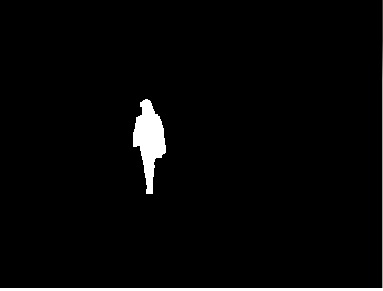
//> input picture evaluation/skeltonization/BaiSkeletonPruningDCE/test.jpg, 383 x 291 px
$ ./main ../skeltonization/BaiSkeletonPruningDCE/test.jpg   (built with g++ and OpenCV 4)
//> lines starting //> are read from the running program, lines starting //| are printed output that depends on the picture
### evaluation/detect_haar/Timer.h
// [29 lines of licence text are left out]

#if !defined(_TIMER_H_)
#define _TIMER_H_

//#include <ctime>						// clock
#include "time.h"
#include <sys/time.h>
#include "math.h"

//#ifndef CLOCKS_PER_SEC                          /* define clocks-per-second if needed */
//#define CLOCKS_PER_SEC 1000000
//#endif

class CTimer
{
public:
	/* set the starting time */
	void Start() {
	    gettimeofday(&startTime, NULL);
        startLocalTime = time(0);
    };

	/* stop the time */
	void Stop(bool local_time=false) {
	    	gettimeofday(&stopTime, NULL);
        stopLocalTime = time(0);

        if ( local_time )
            elapsedTime = difftime(stopLocalTime, startLocalTime);
        else
            elapsedTime = ((double)stopTime.tv_sec - (double)startTime.tv_sec +
				((double)stopTime.tv_usec - (double)startTime.tv_usec) / 1000000);

	};

	/* get the elapsed hours */
	double GetElapsedHours() { return elapsedTime/3600.0;  }

	/* get the elapsed minutes */
	double GetElapsedMinutes() { return elapsedTime/60.0;  }

	/* get the elapsed seconds */
	double GetElapsedSeconds() { return elapsedTime; }

	/* print the elapsed time */
	void PrintElapsedTimeMsg(char* msg,
			bool used_hours = true,
			bool used_minutes = true,
			bool used_seconds = true) {
		if ( !msg )  return;

		if ( used_hours && used_minutes && used_seconds ) {
			int n_hours = (int)GetElapsedHours();
			if ( n_hours > 0 ) {
				int n_minutes = (int)fmod(GetElapsedMinutes(),60.0);
				if ( n_minutes > 0 )
					sprintf(msg, "%d hours %d minutes %2.6f seconds",
						n_hours, n_minutes, fmod(GetElapsedSeconds(),60.0) );
				else
					sprintf(msg, "%d hours %2.6f seconds",
						n_hours, fmod(GetElapsedSeconds(),60.0) );
			}
			else {
				int n_minutes = (int)fmod(GetElapsedMinutes(),60.0);
				if ( n_minutes > 0 )
					sprintf(msg, "%d minutes %2.6f seconds",
						n_minutes, fmod(GetElapsedSeconds(),60.0) );
				else
					sprintf(msg, "%2.6f seconds", GetElapsedSeconds() );
			}
		}
		else if ( used_hours && used_minutes ) {
			int n_hours = (int)GetElapsedHours();
			if ( n_hours > 0 )
				sprintf(msg, "%d hours %2.6f minutes",
					n_hours, fmod(GetElapsedMinutes(),60.0) );
			else
				sprintf(msg, "%2.6f minutes", GetElapsedMinutes() );
		}
		else if ( used_hours && used_seconds ) {
			int n_hours = (int)GetElapsedHours();
			if ( n_hours > 0 )
				sprintf(msg, "%d hours %2.6f minutes",
					n_hours, fmod(GetElapsedSeconds(),3600.0) );
			else
				sprintf(msg, "%0.6f seconds", GetElapsedSeconds() );
		}
		else if ( used_minutes && used_seconds ) {
			int n_minutes = (int)GetElapsedMinutes();
			if ( n_minutes > 0 )
				sprintf(msg, "%d minutes %0.6f seconds",
					n_minutes, fmod(GetElapsedSeconds(),60.0) );
			else
				sprintf(msg, "%0.6f seconds", GetElapsedSeconds() );
		}
		else if ( used_hours )
			sprintf(msg, "%.6f hours", GetElapsedHours() );
		else if ( used_minutes )
			sprintf(msg, "%.6f minutes", GetElapsedMinutes() );
		else if ( used_seconds )
			sprintf(msg, "%.6f seconds", GetElapsedSeconds() );
	};


    /* print now local global time using strftime
       format_args example: "Now is %Y-%m-%d %H:%M:%S" */
    // [9 lines left out: function PrintLocalTime, not called in this run]

	CTimer() { elapsedTime = 0; };
	virtual ~CTimer() {};

private:
    time_t startLocalTime;
    time_t stopLocalTime;

	/* starting time */
    	struct timeval startTime;
	struct timeval stopTime;
	double elapsedTime;
};

#endif // !defined(_TIMER_H_)

### evaluation/detect_haar/main.cpp
#include <opencv2/objdetect/objdetect.hpp>
#include <opencv2/highgui/highgui.hpp>
#include <opencv2/imgproc/imgproc.hpp>

#include <iostream>
#include <stdio.h>
#include "Timer.h"

using namespace std;
using namespace cv;

void help()
{
    cout << "\nThis program demonstrates the haar cascade recognizer\n"
    		"this classifier can recognize many ~rigid objects, it's most known use is for faces.\n"
    	"Usage:\n"
    	"./facedetect [--cascade=<cascade_path> this is the primary trained classifier such as frontal face]\n"
        "   [--nested-cascade[=nested_cascade_path this an optional secondary classifier such as eyes]]\n"
        "   [--scale=<image scale greater or equal to 1, try 1.3 for example>\n"
        "   [filename|camera_index]\n\n"
    		"see facedetect.cmd for one call:\n"
    		"./facedetect --cascade=\"../../data/haarcascades/haarcascade_frontalface_alt.xml\" --nested-cascade=\"../../data/haarcascades/haarcascade_eye.xml\" --scale=1.3 \n"
    	"Hit any key to quit.\n"
    		"Using OpenCV version %s\n" << CV_VERSION << "\n"
    		<< endl;
}

void detectAndDraw( Mat& img,
                   CascadeClassifier& cascade, CascadeClassifier& nestedCascade,
                   double scale);

String cascadeName =
"../../data/haarcascades/haarcascade_frontalface_alt.xml";
String nestedCascadeName =
"../../data/haarcascades/haarcascade_eye_tree_eyeglasses.xml";

int main( int argc, const char** argv )
{
    CvCapture* capture = 0;
    Mat frame, frameCopy, image;
    const String scaleOpt = "--scale=";
    size_t scaleOptLen = scaleOpt.length();
    const String cascadeOpt = "--cascade=";
    size_t cascadeOptLen = cascadeOpt.length();
    const String nestedCascadeOpt = "--nested-cascade";
    size_t nestedCascadeOptLen = nestedCascadeOpt.length();
    String inputName;

    help();
    CascadeClassifier cascade, nestedCascade;
    double scale = 1;

    for( int i = 1; i < argc; i++ )
    {
    	cout << "Processing " << i << " " <<  argv[i] << endl;
        if( cascadeOpt.compare( 0, cascadeOptLen, argv[i], cascadeOptLen ) == 0 )
        {
            cascadeName.assign( argv[i] + cascadeOptLen );
            cout << "  from which we have cascadeName= " << cascadeName << endl;
        }
        else if( nestedCascadeOpt.compare( 0, nestedCascadeOptLen, argv[i], nestedCascadeOptLen ) == 0 )
        {
            if( argv[i][nestedCascadeOpt.length()] == '=' )
                nestedCascadeName.assign( argv[i] + nestedCascadeOpt.length() + 1 );
            if( !nestedCascade.load( nestedCascadeName ) )
                cerr << "WARNING: Could not load classifier cascade for nested objects" << endl;
        }
        else if( scaleOpt.compare( 0, scaleOptLen, argv[i], scaleOptLen ) == 0 )
        {
            if( !sscanf( argv[i] + scaleOpt.length(), "%lf", &scale ) || scale < 1 )
                scale = 1;
            cout << " from which we read scale = " << scale << endl;
        }
        else if( argv[i][0] == '-' )
        {
            cerr << "WARNING: Unknown option %s" << argv[i] << endl;
        }
        else
            inputName.assign( argv[i] );
    }

    if( !cascade.load( cascadeName ) )
    {
        cerr << "ERROR: Could not load classifier cascade" << endl;
        cerr << "Usage: facedetect [--cascade=<cascade_path>]\n"
            "   [--nested-cascade[=nested_cascade_path]]\n"
            "   [--scale[=<image scale>\n"
            "   [filename|camera_index]\n" << endl ;
        return -1;
    }

    if( inputName.empty() || (isdigit(inputName.c_str()[0]) && inputName.c_str()[1] == '\0') )
    {
        capture = cvCaptureFromCAM( inputName.empty() ? 0 : inputName.c_str()[0] - '0' );
        int c = inputName.empty() ? 0 : inputName.c_str()[0] - '0' ;
        if(!capture) cout << "Capture from CAM " <<  c << " didn't work" << endl;
    }
    else if( inputName.size() )
    {
        image = imread( inputName, 1 );
//> image is the input picture: 291 rows x 383 cols, CV_8UC3; mean B, G, R 6.9, 6.9, 6.9
        if( image.empty() )
        {
            capture = cvCaptureFromAVI( inputName.c_str() );
            if(!capture) cout << "Capture from AVI didn't work" << endl;
        }
   }
    else
    {
        image = imread( "lena.jpg", 1 );
        if(image.empty()) cout << "Couldn't read lena.jpg" << endl;
    }

    cvNamedWindow( "result", 1 );

    if( capture )
    {
    	cout << "In capture ..." << endl;
        for(;;)
        {
            IplImage* iplImg = cvQueryFrame( capture );
            frame = iplImg;
            if( frame.empty() )
                break;
            if( iplImg->origin == IPL_ORIGIN_TL )
                frame.copyTo( frameCopy );
            else
                flip( frame, frameCopy, 0 );

            detectAndDraw( frameCopy, cascade, nestedCascade, scale );

            if( waitKey( 10 ) >= 0 )
                goto _cleanup_;
        }

        waitKey(0);
_cleanup_:
        cvReleaseCapture( &capture );
    }
    else
    {
    	cout << "In image read" << endl;
        if( !image.empty() )
        {
            detectAndDraw( image, cascade, nestedCascade, scale );
            waitKey(0);
        }
        else if( !inputName.empty() )
        {
            /* assume it is a text file containing the
            list of the image filenames to be processed - one per line */
            FILE* f = fopen( inputName.c_str(), "rt" );
            if( f )
            {
                char buf[1000+1];
                while( fgets( buf, 1000, f ) )
                {
                    int len = (int)strlen(buf), c;
                    while( len > 0 && isspace(buf[len-1]) )
                        len--;
                    buf[len] = '\0';
                    cout << "file " << buf << endl;
                    image = imread( buf, 1 );
                    if( !image.empty() )
                    {
                        detectAndDraw( image, cascade, nestedCascade, scale );
                        c = waitKey(0);
                        if( c == 27 || c == 'q' || c == 'Q' )
                            break;
                    }
                    else
                    {
                    	cerr << "Aw snap, couldn't read image " << buf << endl;
                    }
                }
                fclose(f);
            }
        }
    }

    cvDestroyWindow("result");

    return 0;
}

void detectAndDraw( Mat& img,
                   CascadeClassifier& cascade, CascadeClassifier& nestedCascade,
                   double scale)
{
//> called with scale = 1
	CTimer Timer;
	char msg[2048];
    int i = 0;
    double t = 0;
    vector<Rect> faces;
    const static Scalar colors[] =  { CV_RGB(0,0,255),
        CV_RGB(0,128,255),
        CV_RGB(0,255,255),
        CV_RGB(0,255,0),
        CV_RGB(255,128,0),
        CV_RGB(255,255,0),
        CV_RGB(255,0,0),
        CV_RGB(255,0,255)} ;
    Mat gray, smallImg( cvRound (img.rows/scale), cvRound(img.cols/scale), CV_8UC1 );

    cvtColor( img, gray, CV_BGR2GRAY );
    resize( gray, smallImg, smallImg.size(), 0, 0, INTER_LINEAR );
    equalizeHist( smallImg, smallImg );
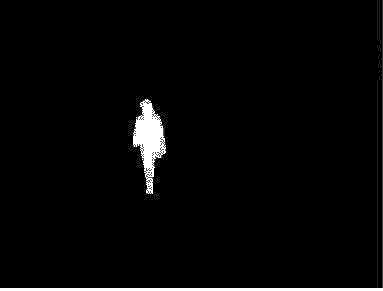
//> smallImg: 291 rows x 383 cols, CV_8UC1; min 0, max 255, mean 6.5

    t = (double)cvGetTickCount();
		Timer.Start();
    cascade.detectMultiScale( smallImg, faces,
        1.1, 2, 0
        // |CV_HAAR_FIND_BIGGEST_OBJECT
        // |CV_HAAR_DO_ROUGH_SEARCH
        |CV_HAAR_SCALE_IMAGE
        ,
        Size(30, 30) );
//> faces = empty
		Timer.Stop();
		Timer.PrintElapsedTimeMsg(msg);
		printf("%s\n", msg);
    t = (double)cvGetTickCount() - t;
//    printf( "detection time = %g ms\n", t/((double)cvGetTickFrequency()*1000.) );
    for( vector<Rect>::const_iterator r = faces.begin(); r != faces.end(); r++, i++ )
    {
        Mat smallImgROI;
        vector<Rect> nestedObjects;
        Point center;
        Scalar color = colors[i%8];
        int radius;
        center.x = cvRound((r->x + r->width*0.5)*scale);
        center.y = cvRound((r->y + r->height*0.5)*scale);
        radius = cvRound((r->width + r->height)*0.25*scale);
        circle( img, center, radius, color, 3, 8, 0 );
        if( nestedCascade.empty() )
            continue;
        smallImgROI = smallImg(*r);
        nestedCascade.detectMultiScale( smallImgROI, nestedObjects,
            1.1, 2, 0
            // |CV_HAAR_FIND_BIGGEST_OBJECT
            // |CV_HAAR_DO_ROUGH_SEARCH
            // |CV_HAAR_DO_CANNY_PRUNING
            |CV_HAAR_SCALE_IMAGE
            ,
            Size(30, 30) );
        for( vector<Rect>::const_iterator nr = nestedObjects.begin(); nr != nestedObjects.end(); nr++ )
        {
            center.x = cvRound((r->x + nr->x + nr->width*0.5)*scale);
            center.y = cvRound((r->y + nr->y + nr->height*0.5)*scale);
            radius = cvRound((nr->width + nr->height)*0.25*scale);
            circle( img, center, radius, color, 3, 8, 0 );
        }
    }
//> this loop made 0 passes
//> after the loop, i = 0
    cv::imshow( "result", img );
}
